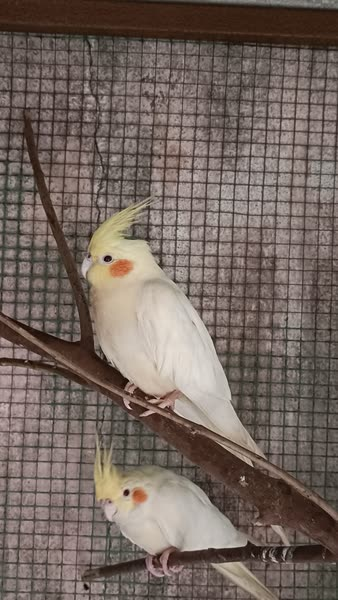
#> input picture 3.Image Transformation/birb.jpeg, 338 x 600 px
$ jupyter execute 'Image Transformation.ipynb'
#> lines starting #> are read from the running program, lines starting #| are printed output that depends on the picture
**Image Translation**

[cell 1]
import numpy as np
import matplotlib.pyplot as plt
import cv2
import math

img = cv2.cvtColor(cv2.imread("birb.jpeg"), cv2.COLOR_BGR2RGB)

def translate_image(img, bx, by):
#> called with bx = 200, by = 0
    height, width = img.shape[:2]
#> height = 600; width = 338
    translated_img = np.zeros_like(img)

    for y in range(height):
        for x in range(width):
            new_x = x + bx
            new_y = y + by

            if 0 <= new_x < width and 0 <= new_y < height:
                translated_img[new_y, new_x] = img[y, x]
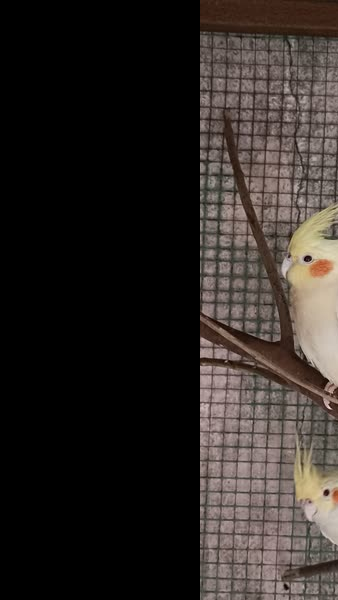
#> translated_img: shape (600, 338, 3); mean R, G, B 46.5, 40.7, 37.5

    return translated_img

translated_img = translate_image(img, 200, 0)

def rotate_image(img, angle):
#> called with angle = 90
    height, width = img.shape[:2]
#> height = 600; width = 338
    angle_rad = math.radians(angle)
    center_x, center_y = width // 2, height // 2
#> center_x = 169; center_y = 300
    rotated_img = np.zeros_like(img)

    for y in range(height):
        for x in range(width):
            tx = x - center_x
            ty = y - center_y
            new_x = int(tx * math.cos(angle_rad) - ty * math.sin(angle_rad) + center_x)
            new_y = int(tx * math.sin(angle_rad) + ty * math.cos(angle_rad) + center_y)

            if 0 <= new_x < width and 0 <= new_y < height:
                rotated_img[y, x] = img[new_y, new_x]
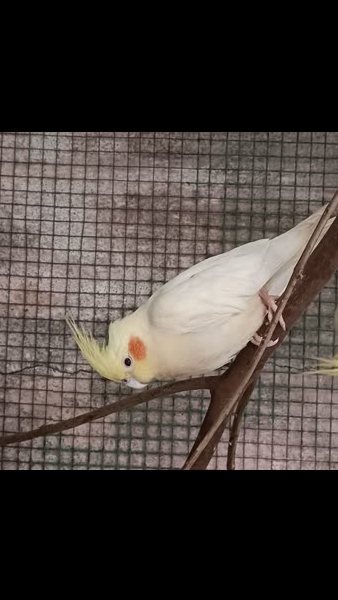
#> rotated_img: shape (600, 338, 3); mean R, G, B 70.1, 62.8, 58.6

    return rotated_img

rotated_img = rotate_image(img, 90)

plt.subplot(1, 2, 1)
plt.imshow(img)
plt.title("Original Image")
plt.axis("off")

plt.subplot(1, 2, 2)
plt.imshow(translated_img)
plt.title("Translated Image")
plt.axis("off")

plt.show()
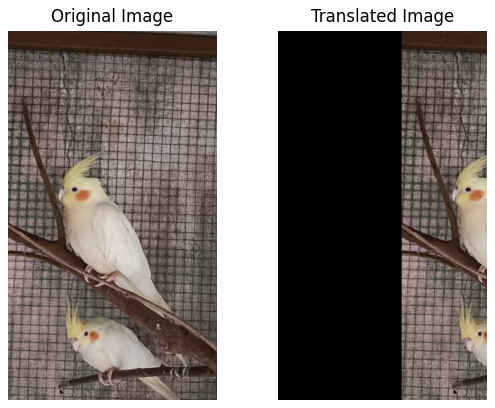
#> figure drawn by matplotlib, 2 panels

**Image Rotation**

[cell 2]
def rotate_image(img, angle):
#> called with angle = 90
    height, width = img.shape[:2]
#> height = 600; width = 338
    angle_rad = math.radians(angle)
    center_x, center_y = width // 2, height // 2
#> center_x = 169; center_y = 300
    rotated_img = np.zeros_like(img)

    for y in range(height):
        for x in range(width):
            tx = x - center_x
            ty = y - center_y
            new_x = int(tx * math.cos(angle_rad) - ty * math.sin(angle_rad) + center_x)
            new_y = int(tx * math.sin(angle_rad) + ty * math.cos(angle_rad) + center_y)

            if 0 <= new_x < width and 0 <= new_y < height:
                rotated_img[y, x] = img[new_y, new_x]

    return rotated_img

rotated_img = rotate_image(img, 90)

plt.subplot(1, 2, 1)
plt.imshow(img)
plt.title("Original Image")
plt.axis("off")

plt.subplot(1, 2, 2)
plt.imshow(rotated_img)
plt.title("Rotated Image")
plt.axis("off")

plt.show()
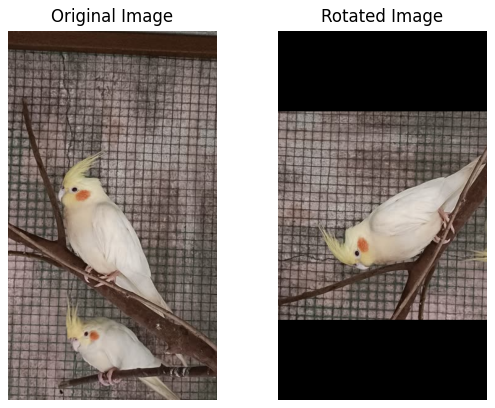
#> figure drawn by matplotlib, 2 panels

**Image Scaling**

[cell 3]
def scale_image(img, scale_x, scale_y):
#> called with scale_x = 2, scale_y = 2
    height, width = img.shape[:2]
#> height = 600; width = 338
    new_width = int(width * scale_x)
#> new_width = 676
    new_height = int(height * scale_y)
#> new_height = 1200
    scaled_img = np.zeros((new_height, new_width, 3), dtype=np.uint8)

    for y_new in range(new_height):
        for x_new in range(new_width):
            x_old = int(x_new / scale_x)
            y_old = int(y_new / scale_y)
            if x_old < width and y_old < height:
                scaled_img[y_new, x_new] = img[y_old, x_old]

    return scaled_img

scaled_img = scale_image(img, 2, 2)

plt.subplot(1, 2, 1)
plt.imshow(img)
plt.title("Original Image")
# plt.axis("off")

plt.subplot(1, 2, 2)
plt.imshow(scaled_img)
plt.title("Scaled Image")
# plt.axis("off")

plt.show()

**Image Shearing**

[cell 4]
def shear_image(img, shear_factor_x=0, shear_factor_y=0):
#> called with shear_factor_x = 0.5, shear_factor_y = 0
    height, width = img.shape[:2]
#> height = 600
    new_width = width + int(abs(shear_factor_x) * height)
    new_height = height + int(abs(shear_factor_y) * width)
    sheared_img = np.zeros((new_height, new_width, 3), dtype=np.uint8)

    for y in range(height):
        for x in range(width):
            new_x = int(x + shear_factor_x * y)
            new_y = int(y + shear_factor_y * x)
            if 0 <= new_x < new_width and 0 <= new_y < new_height:
                sheared_img[new_y, new_x] = img[y, x]
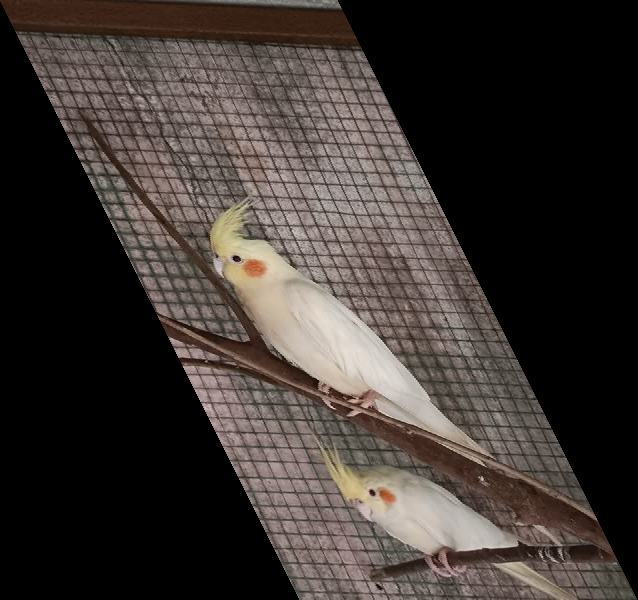
#> sheared_img: shape (600, 638, 3); mean R, G, B 61.4, 54.4, 50.6

    return sheared_img

sheared_img_x = shear_image(img, shear_factor_x=0.5)
sheared_img_y = shear_image(img, shear_factor_y=0.5)
#> call 2 of shear_image, with shear_factor_x = 0, shear_factor_y = 0.5
#> after the loop in shear_image (call 2), `for y in range(height):`:
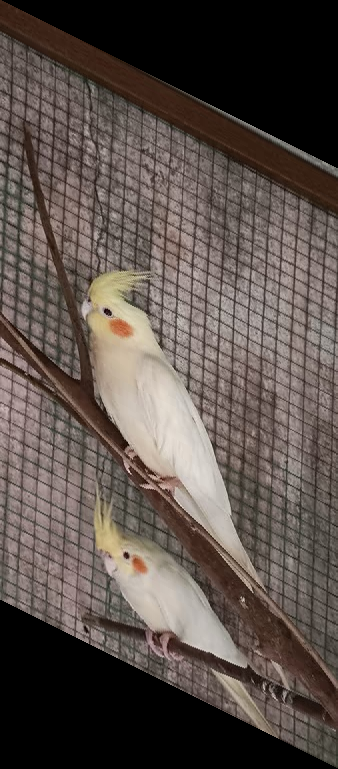
#> sheared_img: shape (769, 338, 3); mean R, G, B 90.5, 80.1, 74.5

plt.figure(figsize=(10, 8))

plt.subplot(2, 2, 1)
plt.imshow(img)
plt.title("Original Image")
plt.axis("off")

plt.subplot(2, 2, 2)
plt.imshow(sheared_img_x)
plt.title("Sheared Image X")
plt.axis("off")

plt.subplot(2, 2, 3)
plt.imshow(sheared_img_y)
plt.title("Sheared Image Y")
plt.axis("off")

plt.show()

**Image Reflection**

[cell 5]
def reflect_image(img, axis='horizontal'):
#> called with axis = 'horizontal'
    height, width = img.shape[:2]
    reflected_img = np.zeros_like(img)

    if axis == 'horizontal':
        for y in range(height):
            for x in range(width):
                new_x = width - x - 1
                reflected_img[y, new_x] = img[y, x]
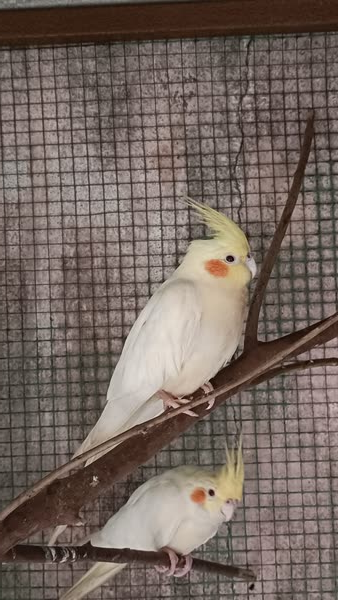
#> reflected_img: shape (600, 338, 3); mean R, G, B 116, 102.7, 95.4
    elif axis == 'vertical':
        for y in range(height):
            for x in range(width):
                new_y = height - y - 1
                reflected_img[new_y, x] = img[y, x]

    return reflected_img

reflected_img_horizontal = reflect_image(img, axis='horizontal')
reflected_img_vertical = reflect_image(img, axis='vertical')
#> call 2 of reflect_image, with axis = 'vertical'
#> after the loop in reflect_image (call 2), `for y in range(height):`:
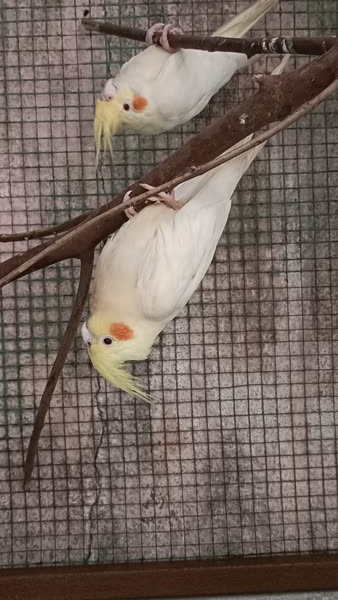
#> reflected_img: shape (600, 338, 3); mean R, G, B 116, 102.7, 95.4

plt.figure(figsize=(10, 8))

plt.subplot(2, 2, 1)
plt.imshow(img)
plt.title("Original Image")
plt.axis("off")

plt.subplot(2, 2, 2)
plt.imshow(reflected_img_horizontal)
plt.title("Horizontal Reflected Image")
plt.axis("off")

plt.subplot(2, 2, 3)
plt.imshow(reflected_img_vertical)
plt.title("Vertical Reflected Image")
plt.axis("off")

plt.show()
